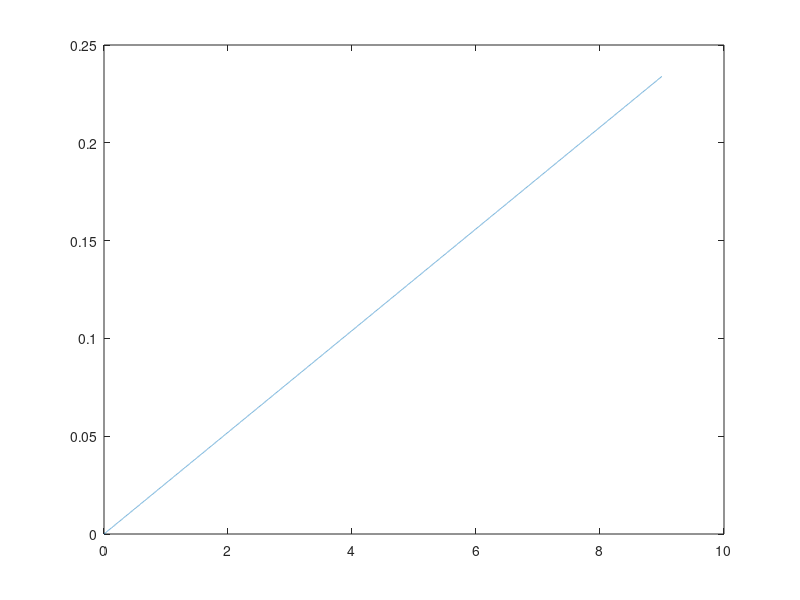

MATLAB code for this plot: (Note: this script raises an error after producing the figure.)
%% Energy plot
v_time = linspace (0,9,10000); % Time in ms
s_222MHz_700mV = 26; % (W) Power
v_222MHz_700mV = (v_time/1000)*s_222MHz_700mV; % (J) Energy
plot(v_time,v_222MHz_700mV,'--')
xlabel('Time (ms)',FontSize=20)
ylabel('Energy (J)',FontSize=20)
hold on 

s_523MHz_700mV = 7.91;
s_maxtime = v_222MHz_700mV(end)/s_523MHz_700mV;
v_time = linspace(0,s_maxtime*1000,10000); 
v_523MHz_700mV = s_523MHz_700mV * (v_time/1000);
plot(v_time,v_523MHz_700mV)

s_523MHz_800mV = 9.18;
s_maxtime = v_222MHz_700mV(end)/s_523MHz_800mV;
v_time = linspace(0,s_maxtime*1000,10000); 
v_523MHz_800mV = s_523MHz_800mV * (v_time/1000);
plot(v_time,v_523MHz_800mV)

s_822MHz_700mV = 3.5;
s_maxtime = v_222MHz_700mV(end)/s_822MHz_700mV;
v_time = linspace(0,s_maxtime*1000,10000); 
v_822MHz_700mV = s_822MHz_700mV * (v_time/1000);
plot(v_time,v_822MHz_700mV)

s_822MHz_700mV = 4.09;
s_maxtime = v_222MHz_700mV(end)/s_822MHz_700mV;
v_time = linspace(0,s_maxtime*1000,10000); 
v_822MHz_700mV = s_822MHz_700mV * (v_time/1000);
plot(v_time,v_822MHz_700mV)



legend({'2.22MHz 700mV','5.23MHz 700mV','5.23MHz 800mV','8.22MHz 700mV','8.22MHz 800mV'})
